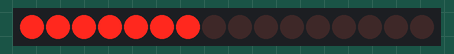
Bench run of a sketch on a simulated Arduino Uno, built with avr-gcc and run on an emulated ATmega328P. On the bench: 16 shift-register outputs drawn as a row of LEDs (first output left, lit = HIGH). Wiring (inferred from the names in the program): 2 × shift register (74HC595): data pin 11; shift clock pin 13; latch pin 10. Wiring (inferred from the signals the program sends): row of LEDs: on Q0, Q1, Q2, Q3, Q4, Q5, Q6, Q7, Q8, Q9, Q10, Q11, Q12, Q13, Q14, Q15.

Above: at 2.56 s.
At 11.23 s:
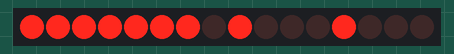
At 13.96 s:
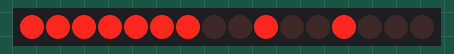
At 19.88 s:
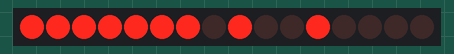
At 30.38 s:
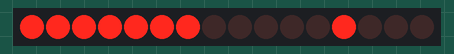
At 39.75 s:
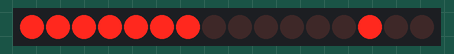
Timing chart, 0 to 40.0 s (numbered marks = the images above):
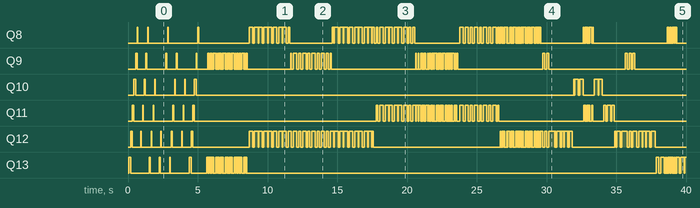

The sketch:

MusicXMLShiftRegister.ino
```cpp
#include <Arduino.h>
#include <avr/pgmspace.h>

#include "song_data.h"

// MusicXMLReader v2.2：7x6 点阵动态扫描程序。
// U1（靠近 Arduino）：QA -> 空弦阴极，QB-QG -> 第 1-6 品阴极。
// U2（级联的第二片）：QA-QF -> 第 6-1 弦阳极，现有接线无需调整。
const uint8_t DATA_PIN = 11;   // D11 -> U1 pin 14 (SER)
const uint8_t CLOCK_PIN = 13;  // D13 -> U1/U2 pin 11 (SRCLK)
const uint8_t LATCH_PIN = 10;  // D10 -> U1/U2 pin 12 (RCLK)

const uint8_t FRET_OUTPUT_MASK = 0x7F;    // U1 的空弦及第 1-6 品
const uint8_t STRING_OUTPUT_MASK = 0x3F;  // U2 的 QA-QF

// 每一品保持约 1ms；实际刷新速度还会受到 595 移位时间影响。
const uint16_t ROW_ON_TIME_US = 1000;
const uint16_t ROW_BLANK_TIME_US = 20;
const uint16_t SELF_TEST_LED_MS = 120;

void writeMatrixOutputs(uint8_t fretCathodes, uint8_t stringAnodes)
{
  // U1 的 QH、U2 的 QG/QH 没有连接，固定输出 LOW。
  fretCathodes &= FRET_OUTPUT_MASK;
  stringAnodes &= STRING_OUTPUT_MASK;

  // 乐谱数据的 bit 0-5 仍表示第 1-6 弦，只在输出时镜像低 6 位。
  // QA <-> QF、QB <-> QE、QC <-> QD；QG/QH 保持 LOW。
  const uint8_t mirroredStringAnodes = static_cast<uint8_t>(
      ((stringAnodes & 0x01u) << 5) |
      ((stringAnodes & 0x02u) << 3) |
      ((stringAnodes & 0x04u) << 1) |
      ((stringAnodes & 0x08u) >> 1) |
      ((stringAnodes & 0x10u) >> 3) |
      ((stringAnodes & 0x20u) >> 5));

  digitalWrite(LATCH_PIN, LOW);

  // 先送出的字节最终进入较远的 U2（6 根弦阳极）。
  shiftOut(DATA_PIN, CLOCK_PIN, MSBFIRST, mirroredStringAnodes);

  // 后送出的字节留在靠近 Arduino 的 U1（7 个品位阴极）。
  shiftOut(DATA_PIN, CLOCK_PIN, MSBFIRST, fretCathodes);
  digitalWrite(LATCH_PIN, HIGH);
}

void blankMatrix()
{
  // 阴极全部 HIGH、阳极全部 LOW，所以所有 LED 都熄灭。
  writeMatrixOutputs(FRET_OUTPUT_MASK, 0x00);
}

void showPatternForDuration(
    const uint8_t stringMasksByFret[MATRIX_FRET_COUNT],
    uint32_t durationMs)
{
  const uint32_t startMs = millis();

  while (static_cast<uint32_t>(millis() - startMs) < durationMs)
  {
    for (uint8_t fretIndex = 0;
         fretIndex < MATRIX_FRET_COUNT;
         ++fretIndex)
    {
      if (static_cast<uint32_t>(millis() - startMs) >= durationMs)
        break;

      // 切换品位前先熄灭，避免上一品的阳极数据造成短暂串光。
      blankMatrix();
      delayMicroseconds(ROW_BLANK_TIME_US);

      const uint8_t stringMask =
          stringMasksByFret[fretIndex] & STRING_OUTPUT_MASK;
      if (stringMask != 0)
      {
        // 只把当前空弦/品位行的阴极拉 LOW，其余行保持 HIGH。
        const uint8_t fretCathodes = static_cast<uint8_t>(
            FRET_OUTPUT_MASK & ~(1u << fretIndex));
        writeMatrixOutputs(fretCathodes, stringMask);
      }

      delayMicroseconds(ROW_ON_TIME_US);
    }
  }

  blankMatrix();
}

void runSelfTest()
{
  // 依次测试空弦、第 1-6 品 x 6 弦，共 42 个小灯。
  for (uint8_t fretIndex = 0;
       fretIndex < MATRIX_FRET_COUNT;
       ++fretIndex)
  {
    for (uint8_t stringIndex = 0;
         stringIndex < MATRIX_STRING_COUNT;
         ++stringIndex)
    {
      uint8_t testPattern[MATRIX_FRET_COUNT] = {};
      testPattern[fretIndex] = static_cast<uint8_t>(1u << stringIndex);
      showPatternForDuration(testPattern, SELF_TEST_LED_MS);
    }
  }

  blankMatrix();
  delay(500);
}

void playSongOnce()
{
  for (uint16_t index = 0; index < SONG_EVENT_COUNT; ++index)
  {
    SongEvent event;
    memcpy_P(&event, &SONG_EVENTS[index], sizeof(SongEvent));
    showPatternForDuration(event.stringMasksByFret, event.durationMs);
  }
  blankMatrix();
}

void setup()
{
  // 先准备好 LOW 电平，再把三根控制线设为输出，减少上电闪烁。
  digitalWrite(DATA_PIN, LOW);
  digitalWrite(CLOCK_PIN, LOW);
  digitalWrite(LATCH_PIN, LOW);
  pinMode(DATA_PIN, OUTPUT);
  pinMode(CLOCK_PIN, OUTPUT);
  pinMode(LATCH_PIN, OUTPUT);

  blankMatrix();
  runSelfTest();
  playSongOnce();
}

void loop()
{
  // 播放结束后一直保持全部关闭。
  blankMatrix();
  delay(1000);
}
```

Source omitted: song_data.h (data table, 21382 bytes)
